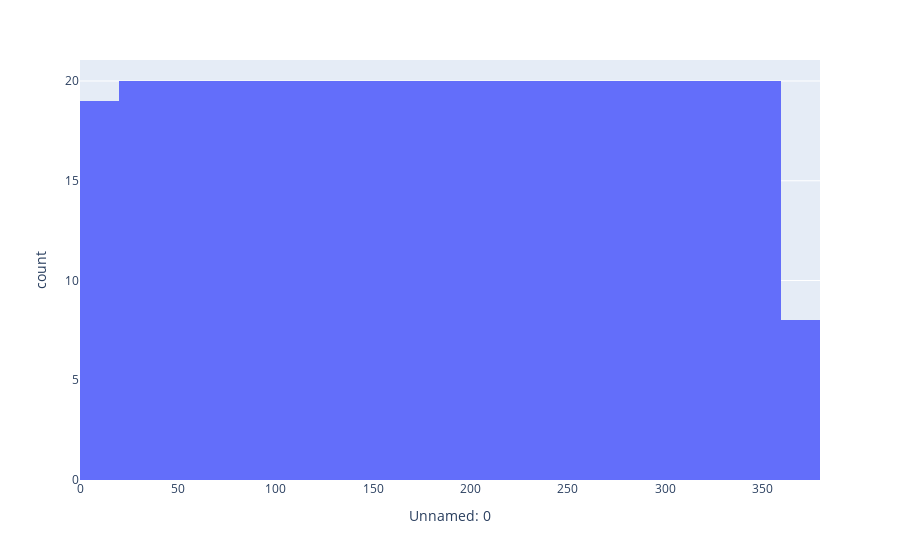
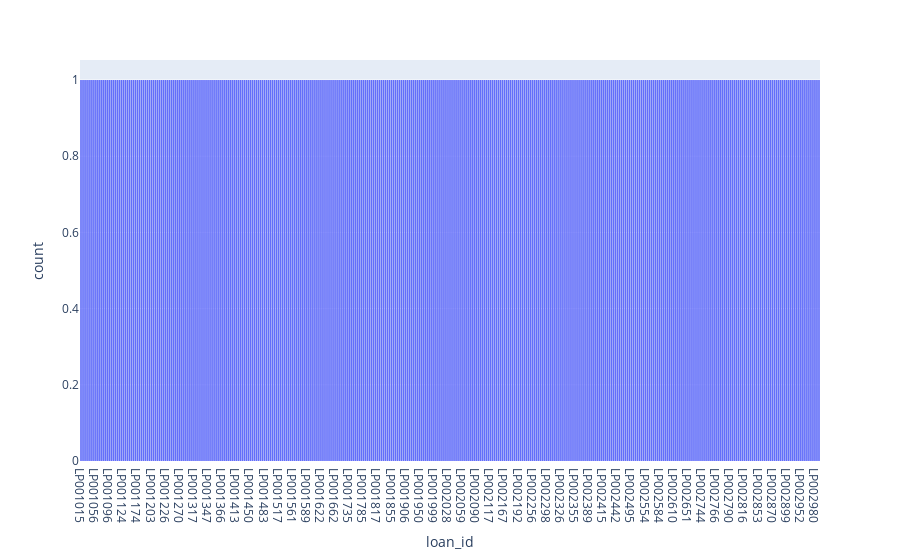
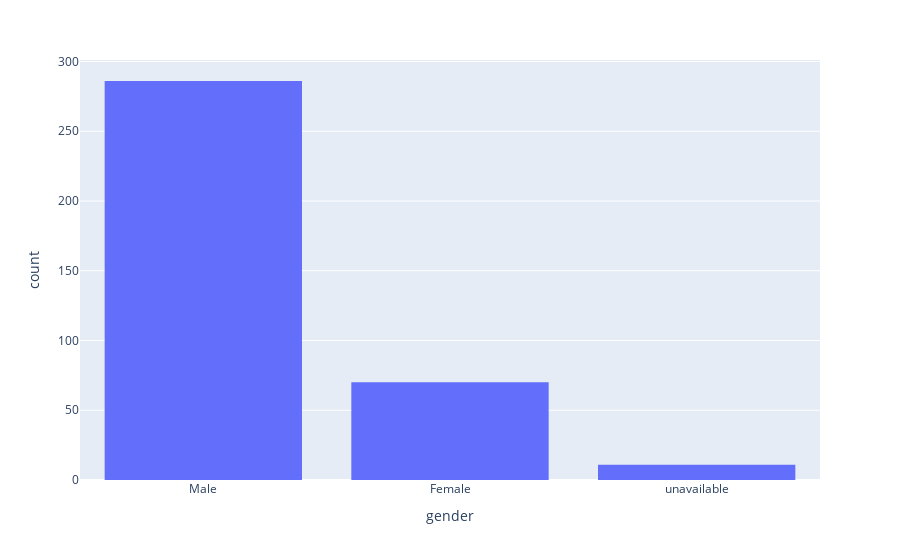
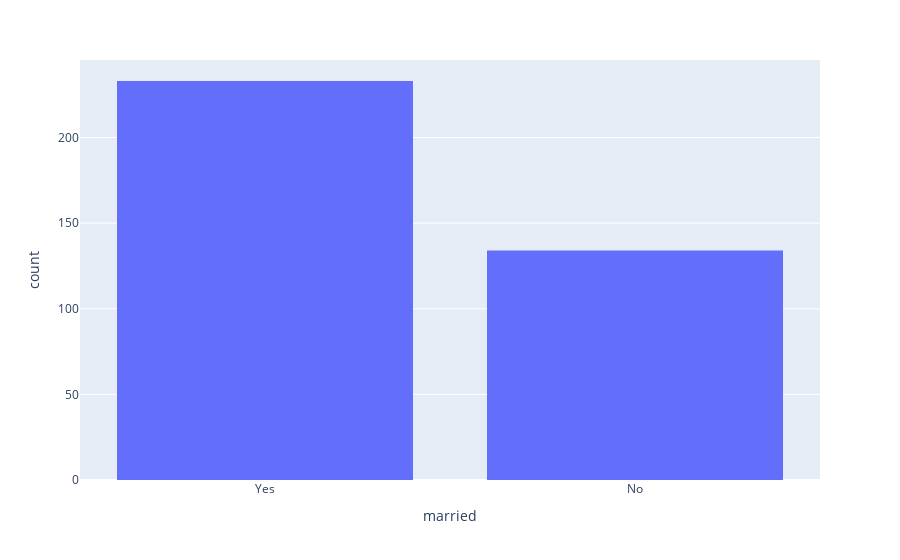

Here is the notebook cell these charts were saved with, in order:
### Code cell
for col in df_overview.columns:
    if df_overview[col].dtype != '0':
        display(px.histogram(df_overview,col))

### Figure 1 — Plotly figure (JSON) as saved in the notebook; plotly's stock layout.template omitted (floating-point values rounded to 4 significant figures; data arrays with more than 128 entries replaced by an {"elided": "..."} marker saying what was removed)
{"data": [{"alignmentgroup": "True", "bingroup": "x", "hovertemplate": "Unnamed: 0=%{x}<br>count=%{y}<extra></extra>", "legendgroup": "", "marker": {"color": "#636efa", "pattern": {"shape": ""}}, "name": "", "offsetgroup": "", "orientation": "v", "showlegend": false, "type": "histogram", "x": {"elided": "367 int values"}, "xaxis": "x", "yaxis": "y"}], "layout": {"barmode": "relative", "legend": {"tracegroupgap": 0}, "margin": {"t": 60}, "xaxis": {"anchor": "y", "domain": [0, 1], "title": {"text": "Unnamed: 0"}}, "yaxis": {"anchor": "x", "domain": [0, 1], "title": {"text": "count"}}}}

### Figure 2 — Plotly figure (JSON) as saved in the notebook; plotly's stock layout.template omitted (floating-point values rounded to 4 significant figures; data arrays with more than 128 entries replaced by an {"elided": "..."} marker saying what was removed)
{"data": [{"alignmentgroup": "True", "bingroup": "x", "hovertemplate": "loan_id=%{x}<br>count=%{y}<extra></extra>", "legendgroup": "", "marker": {"color": "#636efa", "pattern": {"shape": ""}}, "name": "", "offsetgroup": "", "orientation": "v", "showlegend": false, "type": "histogram", "x": {"elided": "367 str values"}, "xaxis": "x", "yaxis": "y"}], "layout": {"barmode": "relative", "legend": {"tracegroupgap": 0}, "margin": {"t": 60}, "xaxis": {"anchor": "y", "domain": [0, 1], "title": {"text": "loan_id"}}, "yaxis": {"anchor": "x", "domain": [0, 1], "title": {"text": "count"}}}}

### Figure 3 — Plotly figure (JSON) as saved in the notebook; plotly's stock layout.template omitted (floating-point values rounded to 4 significant figures; data arrays with more than 128 entries replaced by an {"elided": "..."} marker saying what was removed)
{"data": [{"alignmentgroup": "True", "bingroup": "x", "hovertemplate": "gender=%{x}<br>count=%{y}<extra></extra>", "legendgroup": "", "marker": {"color": "#636efa", "pattern": {"shape": ""}}, "name": "", "offsetgroup": "", "orientation": "v", "showlegend": false, "type": "histogram", "x": {"elided": "367 str values"}, "xaxis": "x", "yaxis": "y"}], "layout": {"barmode": "relative", "legend": {"tracegroupgap": 0}, "margin": {"t": 60}, "xaxis": {"anchor": "y", "domain": [0, 1], "title": {"text": "gender"}}, "yaxis": {"anchor": "x", "domain": [0, 1], "title": {"text": "count"}}}}

### Figure 4 — Plotly figure (JSON) as saved in the notebook; plotly's stock layout.template omitted (floating-point values rounded to 4 significant figures; data arrays with more than 128 entries replaced by an {"elided": "..."} marker saying what was removed)
{"data": [{"alignmentgroup": "True", "bingroup": "x", "hovertemplate": "married=%{x}<br>count=%{y}<extra></extra>", "legendgroup": "", "marker": {"color": "#636efa", "pattern": {"shape": ""}}, "name": "", "offsetgroup": "", "orientation": "v", "showlegend": false, "type": "histogram", "x": {"elided": "367 str values"}, "xaxis": "x", "yaxis": "y"}], "layout": {"barmode": "relative", "legend": {"tracegroupgap": 0}, "margin": {"t": 60}, "xaxis": {"anchor": "y", "domain": [0, 1], "title": {"text": "married"}}, "yaxis": {"anchor": "x", "domain": [0, 1], "title": {"text": "count"}}}}
